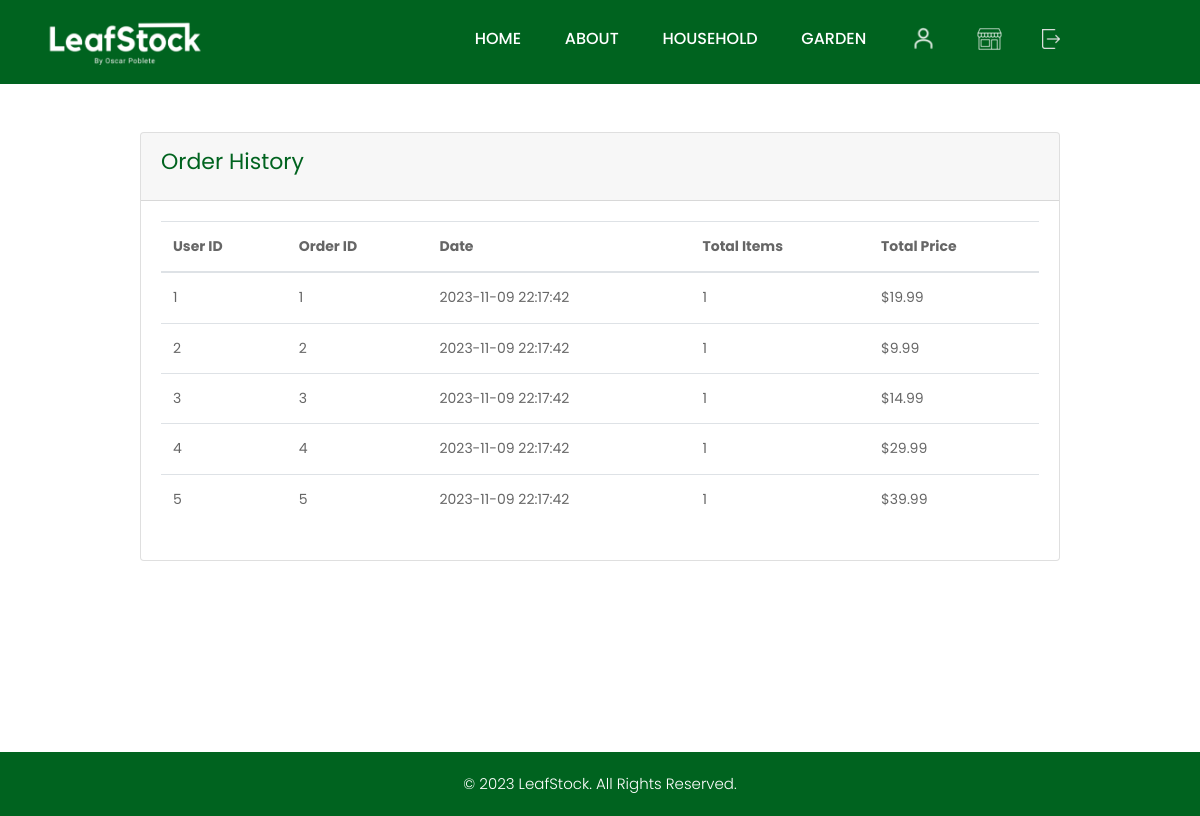
Page /php/order_history.php (signed in) on the committed database.
### tables this page shows
CREATE TABLE purchase_history (
    purchase_id INT AUTO_INCREMENT PRIMARY KEY,
    user_id INT,
    product_id INT,
    quantity INT,
    total_price DECIMAL(10, 2),   
    purchase_date TIMESTAMP DEFAULT CURRENT_TIMESTAMP,
    FOREIGN KEY (user_id) REFERENCES users(user_id),
    FOREIGN KEY (product_id) REFERENCES products(product_id)
);

### php/order_history.php (the view, shortened to what this page needs)
<?php
$servername = "localhost";
$username = "root";
$password = "";
$dbname = "leafstock";
$conn = new mysqli($servername, $username, $password, $dbname);
if (isset($_SESSION['user_id'])) {
    $userId = $_SESSION['user_id'];
    $sqlAdmin = "SELECT admin FROM users WHERE user_id = ?";
    $stmtAdmin = $conn->prepare($sqlAdmin);
    $stmtAdmin->bind_param("i", $userId);
    $stmtAdmin->execute();
    $stmtAdmin->bind_result($admin);
    $sqlItemCount = "SELECT COUNT(*) FROM shopping_cart WHERE user_id = ?";
    $stmtItemCount = $conn->prepare($sqlItemCount);
    $stmtItemCount->bind_param("i", $userId);
    $stmtItemCount->execute();
    $stmtItemCount->bind_result($item_count);
if ($admin == 1) {
    $sqlOrders = "SELECT * FROM purchase_history";
    $stmtOrders = $conn->prepare($sqlOrders);
} else {
    $sqlOrders = "SELECT * FROM purchase_history WHERE user_id = ?";
    $stmtOrders = $conn->prepare($sqlOrders);
    $stmtOrders->bind_param("i", $userId);
}
$stmtOrders->execute();
$resultOrders = $stmtOrders->get_result();
}
?>
<!DOCTYPE html>
<html lang="en">
   <head>
      <link rel="stylesheet" href="../css/bootstrap.min.css">
      <link rel="stylesheet" href="../css/style.css">
      <link rel="stylesheet" href="../css/responsive.css">
      <link rel="stylesheet" href="../css/jquery.mCustomScrollbar.min.css">
      <link rel="stylesheet" href="https://netdna.bootstrapcdn.com/font-awesome/4.0.3/css/font-awesome.css">
   </head>
   <body class="main-layout about_page">
      <header class="section">
        <div class="header_main">
            <div class="container">
               <div class="row">
                  <div class="col-xl-2 col-lg-2 col-md-2 col-sm-2 col logo_section">
                     <div class="full">
                        <div class="center-desk">
                           <div class="logo"> <a href="../index.php"><img src="../images/assets/leaf_logo.png" alt="#"></a> </div>
                        </div>
                     </div>
                  </div>
                  <div class="col-xl-9 col-lg-9 col-md-9 col-sm-9">
                     <div class="menu-area">
                        <div class="limit-box">
                           <nav class="main-menu">
                              <ul class="menu-area-main">
                                 <li> <a href="../index.php">Home</a> </li>
                                 <li> <a href="about.php">About</a> </li>
                                 <li><a href="household.php">Household</a></li>
                                 <li><a href="garden.php">Garden</a></li>
                                 <?php
                                    if (isset($_SESSION['user_id'])) {
                                        echo '<li class="last"><a href="account.php"><img src="../images/assets/account_icon.png" alt="icon"/></li>';
                                        if ($admin == 1) {
                                            echo '<li class="last"><a href="manage_store.php"><img src="../images/assets/store_icon.png" alt="icon"/></li>';
                                        } else {
                                          echo '<li class="last"><a href="shopping_cart.php"><img src="../images/assets/cart_icon.png" alt="icon"/><span class="badge badge-pill badge-danger">' . $item_count . '</span></li>';
                                        }
                                        echo '<li class="last"><a href="logout.php"><img src="../images/assets/exit_icon.png" alt="icon" /></a></li>';
                                    } else {
                                        echo '<li class= "last"><a href="login.php"><img src="../images/assets/account_icon.png" alt="icon"/></a></li>';
                                    }
                                    ?>
                              </ul>
                           </nav>
                        </div>
                     </div>
                  </div>
               </div>
            </div>
         </div>
      </header>
      <main class="container mt-5 orderid-form">
        <div class="row justify-content-center">
            <div class="col-md-10">
                <div class="card">
                    <div class="card-header">
                        <h2 class="mb-0">Order History</h2>
                    </div>
                    <div class="card-body">
                        <table class="table">
                            <thead>
                                <tr>
                                <?php
                                    if ($admin == 1) {
                                        echo '<th>User ID</th>';
                                    }
                                    ?>
                                    <th>Order ID</th>
                                    <th>Date</th>
                                    <th>Total Items</th>
                                    <th>Total Price</th>
                                </tr>
                            </thead>
                            <tbody>
                                <?php
                                while ($row = $resultOrders->fetch_assoc()) {
                                    echo '<tr>';
                                    if ($admin == 1) {
                                        echo '<td>' . $row['user_id'] . '</td>';
                                    }
                                    echo '<td>' . $row['purchase_id'] . '</td>';
                                    echo '<td>' . $row['purchase_date'] . '</td>';
                                    echo '<td>' . $row['quantity'] . '</td>';
                                    echo '<td>$' . $row['total_price'] . '</td>';
                                    echo '</tr>';
                                }
                                ?>
                            </tbody>
                        </table>
                    </div>
                </div>
            </div>
        </div>
    </main>
            <div class="copyright_text">
      <div id="plant" class="footer layout_padding">
         <div class="container">
         <p>© 2023 LeafStock. All Rights Reserved.</a></p>
         </div>
      </div>
      </div>
</body>
</html>

### css/style.css (style rules this page uses)
* { box-sizing: border-box !important; transition: ease all 0.5s; }
html { scroll-behavior: smooth; height: 100%; }
body { color: #666666; font-size: 14px; font-family: poppins; line-height: 1.80857; font-weight: normal; overflow-x: hidden; }
a { color: #00631f; text-decoration: none !important; outline: none !important; -webkit-transition: all .3s ease-in-out; -moz-transition: all .3s ease-in-out; -ms-transition: all .3s ease-in-out; -o-transition: all .3s ease-in-out; transition: all .3s ease-in-out; }
h1, h2, h3, h4, h5, h6 { letter-spacing: 0; font-weight: normal; position: relative; padding: 0 0 10px 0; font-weight: normal; line-height: normal; color: #00631f; margin: 0 }
h2 { font-size: 22px }
*, *::after, *::before { -webkit-box-sizing: border-box; -moz-box-sizing: border-box; box-sizing: border-box; }
ul, li, ol { margin: 0px; padding: 0px; list-style: none; }
p { margin: 20px; font-weight: 300; font-size: 15px; line-height: 24px; }
a { color: #00631f; text-decoration: none; outline: none !important; }
a, .btn { text-decoration: none !important; outline: none !important; -webkit-transition: all .3s ease-in-out; -moz-transition: all .3s ease-in-out; -ms-transition: all .3s ease-in-out; -o-transition: all .3s ease-in-out; transition: all .3s ease-in-out; }
img { max-width: 100%; height: auto; }
.full { float: left; width: 100%; }
.layout_padding { padding-top: 90px; padding-bottom: 90px; }
.full { width: 100%; float: left; margin: 0; padding: 0; }
.logo { float: left; position: relative; }
nav.main-menu { float: right; margin-left: 0; }
.main-menu { text-align: center; }
.main-menu ul { margin: 0; list-style-type: none; margin-bottom: 10px; }
.main-menu ul>li { display: inline-block; position: relative; }
.main-menu ul>li a { line-height: 20px; font-size: 16px; display: block; font-weight: 500; color: #ffffff; padding: 22px 20px; text-transform: uppercase; }
.main-menu ul li:last-child a { padding-right: 0; }
.main-menu ul li:first-child { margin-left: 0; }
.main-menu ul>li { position: inherit; display: inline-block; vertical-align: middle; }
.main-menu ul>li:nth-child(6) { padding-right: 0px; }
.layout_padding { padding-top: 90px 0px; }
body { display: flex; min-height: 100vh; flex-direction: column; }
main { flex: 1; }
.footer { background-color: #00631f; text-align: center; }
.section { float: left; width: 100%; }
.footer { width: 100%; float: left; background-color: #00631f; height: auto; padding: 0px; }
.header_main { width: 100%; float: left; background-color: #00631f; padding-top: 20px; }
.copyright_text { width: 100%; float: left; margin-top: 20px; }
.orderid-form { display: flex; flex-direction: column; min-height: 75vh; }
.footer p { color: #fff; }
.main-menu ul > li a { padding-top: 5px; }

### rows in the picture
purchase_history: user "1", purchase_id "1", purchase_date "2023-11-09 22:17:42", quantity "1", total_price "19.99"
purchase_history: user "2", purchase_id "2", purchase_date "2023-11-09 22:17:42", quantity "1", total_price "9.99"
purchase_history: user "3", purchase_id "3", purchase_date "2023-11-09 22:17:42", quantity "1", total_price "14.99"
purchase_history: user "4", purchase_id "4", purchase_date "2023-11-09 22:17:42", quantity "1", total_price "29.99"
purchase_history: user "5", purchase_id "5", purchase_date "2023-11-09 22:17:42", quantity "1", total_price "39.99"
